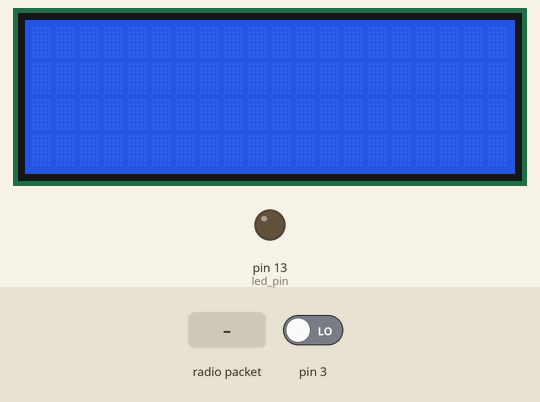
The sketch below on a simulated Arduino Uno, built with avr-gcc and run on an emulated ATmega328P. Shown: 20×4 character LCD, output pins drawn as LEDs (lit = HIGH). The inputs (shaded band) are chosen by the test bench; at power-on: pin 3 LOW. No radio packets arrive unless stated; what the sketch prints to the serial monitor is not drawn.

Above: at 1.2 s.
1.3 s: radio packet "1" arrives
At 2.5 s:
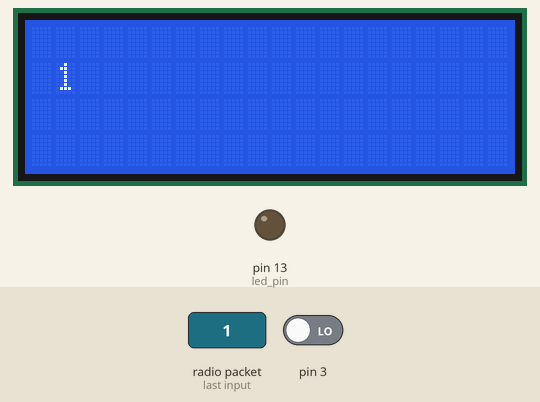
2.8 s: radio packet "0" arrives
At 3.7 s:
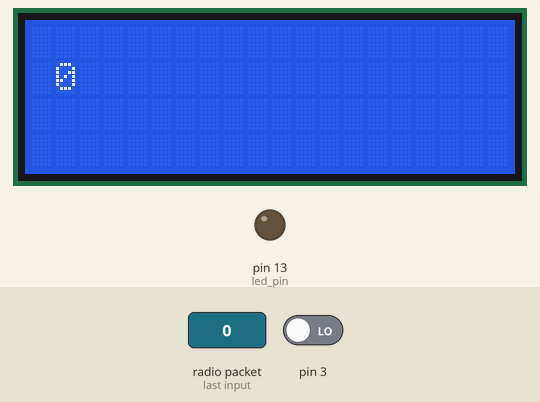
Timing chart, 0 to 5.8 s (numbered marks = the images above; inputs shaded):
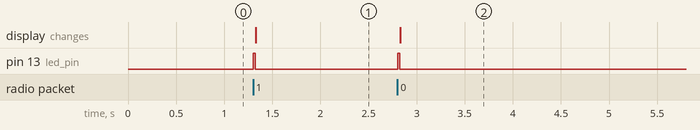

Measured:
- after the input at 1.3 s, pin 13 (led_pin): LOW → HIGH at once, → LOW 0.02 s later; the display: changes at once (image 1)
- after the input at 2.8 s, pin 13 (led_pin): LOW → HIGH at once, → LOW 0.02 s later; the display: changes at once (image 2)

The sketch:

RF433_Rx3.ino
```cpp
#include <Wire.h>
#include <LiquidCrystal_I2C.h>

#include <VirtualWire.h>

void getRF433Data() ;

const int led_pin = 13;
const int transmit_pin = 6; //12
const int receive_pin = 7; //11
//const int transmit_en_pin = 3;

LiquidCrystal_I2C lcd(0x27, 20, 4); // set the LCD address to 0x27 for a 16 chars and 2 line display

    uint8_t buf[VW_MAX_MESSAGE_LEN];
    uint8_t buflen = VW_MAX_MESSAGE_LEN;

void setup()
{
   lcd.init();                      // initialize the lcd

  // Print a message to the LCD.
  lcd.backlight();
     lcd.clear() ;
     Serial.begin(9600);	// Debugging only
    Serial.println("RF 433 Receive session Start");

    // Initialise the IO and ISR
    vw_set_tx_pin(transmit_pin);
    vw_set_rx_pin(receive_pin);
    //vw_set_ptt_pin(transmit_en_pin);
    vw_set_ptt_inverted(true); // Required for DR3100
    vw_setup(2000);	 // Bits per sec

    vw_rx_start();       // Start the receiver PLL running

      pinMode(led_pin, OUTPUT);
       attachInterrupt(1, getRF433Data, HIGH );
}

void loop()
{
      getRF433Data();
      Serial.println(millis() / 10);
     // delay(200);
}


void getRF433Data()
{
   if (vw_have_message() )
   {
        if (vw_get_message(buf, &buflen)) // Non-blocking
        {
       //     Serial.println("We Get Data from RF433");
    	int i;

            digitalWrite(led_pin, HIGH); // Flash a light to show received good message
    	// Message with a good checksum received, dump it.

    	  lcd.setCursor(1, 1);
    	Serial.print("Got: ");
    	    Serial.print('(');


    	for (i = 0; i < buflen; i++)
    	{
    	    Serial.print(buf[i], HEX);
    	    Serial.print('/');
    	    Serial.print(char(buf[i]));
    	    Serial.print(':');
                 lcd.print(char(buf[i]));
    	}
    	    Serial.print(') ');
              Serial.println();
            digitalWrite(led_pin, LOW);
        }
   }

}
```
